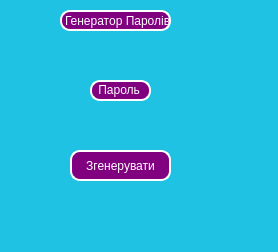
<?xml version="1.0" encoding="UTF-8"?>
<ui version="4.0">
 <class>MainWindow</class>
 <widget class="QMainWindow" name="MainWindow">
  <property name="geometry">
   <rect>
    <x>0</x>
    <y>0</y>
    <width>278</width>
    <height>252</height>
   </rect>
  </property>
  <property name="windowTitle">
   <string>Генератор паролів</string>
  </property>
  <property name="styleSheet">
   <string notr="true">background: #20c2e3;</string>
  </property>
  <property name="animated">
   <bool>true</bool>
  </property>
  <widget class="QWidget" name="centralwidget">
   <widget class="QLabel" name="label">
    <property name="geometry">
     <rect>
      <x>60</x>
      <y>10</y>
      <width>111</width>
      <height>21</height>
     </rect>
    </property>
    <property name="styleSheet">
     <string notr="true">color: White;
background: purple;
border: 2px solid white;
border-radius: 10px;
</string>
    </property>
    <property name="text">
     <string>Генератор Паролів </string>
    </property>
   </widget>
   <widget class="QLabel" name="label_2">
    <property name="geometry">
     <rect>
      <x>90</x>
      <y>80</y>
      <width>61</width>
      <height>21</height>
     </rect>
    </property>
    <property name="styleSheet">
     <string notr="true">color: White;
background: purple;
border: 2px solid white;
border-radius: 10px;
</string>
    </property>
    <property name="text">
     <string> Пароль</string>
    </property>
    <property name="textInteractionFlags">
     <set>Qt::LinksAccessibleByMouse|Qt::TextSelectableByMouse</set>
    </property>
   </widget>
   <widget class="QPushButton" name="pushButton">
    <property name="geometry">
     <rect>
      <x>70</x>
      <y>150</y>
      <width>101</width>
      <height>31</height>
     </rect>
    </property>
    <property name="styleSheet">
     <string notr="true">color: White;
background: purple;
border: 2px solid white;
border-radius: 10px;

</string>
    </property>
    <property name="text">
     <string>Згенерувати</string>
    </property>
   </widget>
  </widget>
  <widget class="QMenuBar" name="menubar">
   <property name="geometry">
    <rect>
     <x>0</x>
     <y>0</y>
     <width>278</width>
     <height>21</height>
    </rect>
   </property>
  </widget>
  <widget class="QStatusBar" name="statusbar"/>
 </widget>
 <resources/>
 <connections/>
</ui>
